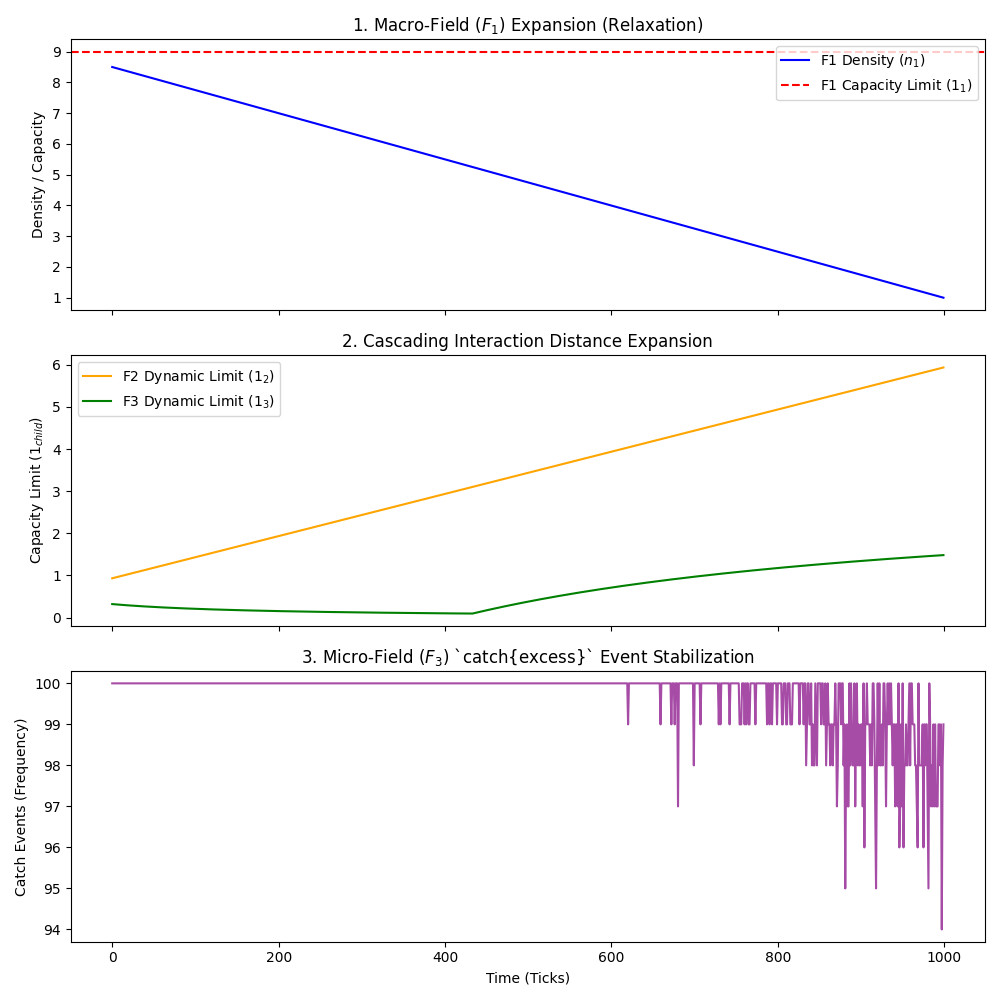

Write Python code to recreate this figure.
import numpy as np
import matplotlib.pyplot as plt

# Simulate the [F3] ∝ [F2] ∝ [F1] Cascade where a Macro Field expands
# (density drops), increasing the interaction distance (1 limit) of the Micro fields,
# resulting in the stabilization and ceasing of catch{excess} events.

time_ticks = 1000

base_limit_f1 = 9.0
base_limit_f2 = 6.0
base_limit_f3 = 3.0

# 1. Simulate the Macro Field (F1) expanding (density dropping)
# n_1 (density) starts high and decreases towards 1.0
n_1 = np.linspace(8.5, 1.0, time_ticks)

limit_f2 = np.zeros(time_ticks)
limit_f3 = np.zeros(time_ticks)
catch_events_f3 = np.zeros(time_ticks)

base_micro_interaction = 2.5

for t in range(time_ticks):
    available_f1 = base_limit_f1 - n_1[t]
    ratio_f1 = available_f1 / base_limit_f1

    limit_f2[t] = base_limit_f2 * (ratio_f1 + 0.1)

    n_2 = 3.0
    available_f2 = max(0.1, limit_f2[t] - n_2)
    ratio_f2 = available_f2 / limit_f2[t]

    limit_f3[t] = base_limit_f3 * ratio_f2

    storm_noise = np.random.normal(0, 0.5, 100)

    breaches = np.sum((base_micro_interaction + storm_noise) > limit_f3[t])
    catch_events_f3[t] = breaches

# Plotting
fig, (ax1, ax2, ax3) = plt.subplots(3, 1, figsize=(10, 10), sharex=True)

# Plot F1 Expansion
ax1.plot(n_1, color='blue', label='F1 Density ($n_1$)')
ax1.axhline(y=base_limit_f1, color='r', linestyle='--', label='F1 Capacity Limit ($1_1$)')
ax1.set_title("1. Macro-Field ($F_1$) Expansion (Relaxation)")
ax1.set_ylabel("Density / Capacity")
ax1.legend(loc="upper right")

# Plot Expanding Limits
ax2.plot(limit_f2, color='orange', label='F2 Dynamic Limit ($1_2$)')
ax2.plot(limit_f3, color='green', label='F3 Dynamic Limit ($1_3$)')
ax2.set_title("2. Cascading Interaction Distance Expansion")
ax2.set_ylabel("Capacity Limit ($1_{child}$)")
ax2.legend(loc="upper left")

# Plot Micro-Storm Stabilization
ax3.plot(catch_events_f3, color='purple', alpha=0.7)
ax3.set_title("3. Micro-Field ($F_3$) `catch{excess}` Event Stabilization")
ax3.set_ylabel("Catch Events (Frequency)")
ax3.set_xlabel("Time (Ticks)")

plt.tight_layout()
plt.savefig("_VFT MD/Physics/Scripts/simulate_cascade_expansion.png")
print("Plot saved to _VFT MD/Physics/Scripts/simulate_cascade_expansion.png")
